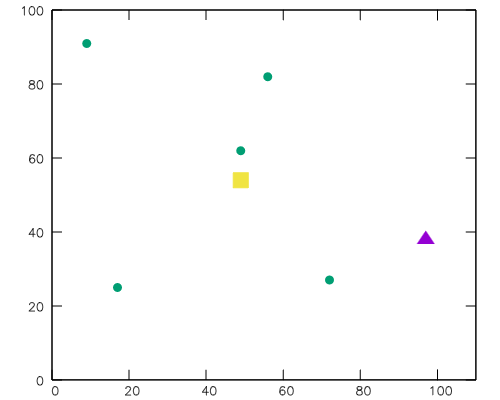

The script that drew this image:
set xrange [0:110]
set yrange [0:100]

plot '-' with points pt 9 ps 1.5 notitle, \
     '-' with points pt 7 ps 1.5 notitle, \
     '-' with points pt 5 ps 1.5 notitle, \
     '-' with points pt 5 ps 2.0 notitle, \
     '-' with points pt 5 ps 2.5 notitle

97 38 # SRC
e
49 62 # T1
17 25 # T2
56 82 # T3
72 27 # T4
9 91  # T5
e
e
e
49 54 # B1
e
